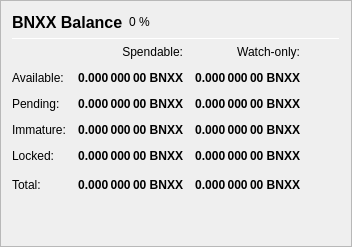
                   <widget class="QFrame" name="frame_Balances">
                    <property name="frameShape">
                     <enum>QFrame::StyledPanel</enum>
                    </property>
                    <property name="frameShadow">
                     <enum>QFrame::Raised</enum>
                    </property>
                    <layout class="QVBoxLayout" name="verticalLayout_4">
                     <item>
                      <layout class="QHBoxLayout" name="horizontalLayout_4">
                       <item>
                        <widget class="QLabel" name="label_5">
                         <property name="minimumSize">
                          <size>
                           <width>0</width>
                           <height>20</height>
                          </size>
                         </property>
                         <property name="font">
                          <font>
                           <pointsize>12</pointsize>
                           <weight>75</weight>
                           <bold>true</bold>
                          </font>
                         </property>
                         <property name="text">
                          <string>BNXX Balance</string>
                         </property>
                        </widget>
                       </item>
                       <item>
                        <widget class="QLabel" name="labelBNXXPercent">
                         <property name="text">
                          <string notr="true">0 %</string>
                         </property>
                        </widget>
                       </item>
                       <item>
                        <spacer name="horizontalSpacer_3">
                         <property name="orientation">
                          <enum>Qt::Horizontal</enum>
                         </property>
                         <property name="sizeHint" stdset="0">
                          <size>
                           <width>40</width>
                           <height>20</height>
                          </size>
                         </property>
                        </spacer>
                       </item>
                      </layout>
                     </item>
                     <item>
                      <widget class="Line" name="line_Balance">
                       <property name="minimumSize">
                        <size>
                         <width>0</width>
                         <height>1</height>
                        </size>
                       </property>
                       <property name="maximumSize">
                        <size>
                         <width>16777215</width>
                         <height>1</height>
                        </size>
                       </property>
                       <property name="orientation">
                        <enum>Qt::Horizontal</enum>
                       </property>
                      </widget>
                     </item>
                     <item>
                      <layout class="QGridLayout" name="gridLayout">
                       <property name="spacing">
                        <number>12</number>
                       </property>
                       <item row="0" column="1">
                        <widget class="QLabel" name="labelSpendable">
                         <property name="text">
                          <string>Spendable:</string>
                         </property>
                         <property name="alignment">
                          <set>Qt::AlignRight|Qt::AlignTrailing|Qt::AlignVCenter</set>
                         </property>
                        </widget>
                       </item>
                       <item row="0" column="2">
                        <widget class="QLabel" name="labelWatchonly">
                         <property name="text">
                          <string>Watch-only:</string>
                         </property>
                         <property name="alignment">
                          <set>Qt::AlignRight|Qt::AlignTrailing|Qt::AlignVCenter</set>
                         </property>
                        </widget>
                       </item>
                       <item row="1" column="0">
                        <widget class="QLabel" name="labelBalanceText">
                         <property name="text">
                          <string>Available:</string>
                         </property>
                        </widget>
                       </item>
                       <item row="1" column="1">
                        <widget class="QLabel" name="labelBalance">
                         <property name="font">
                          <font>
                           <weight>75</weight>
                           <bold>true</bold>
                          </font>
                         </property>
                         <property name="cursor">
                          <cursorShape>IBeamCursor</cursorShape>
                         </property>
                         <property name="toolTip">
                          <string>Your current spendable balance</string>
                         </property>
                         <property name="text">
                          <string notr="true">0.000 000 00 BNXX</string>
                         </property>
                         <property name="alignment">
                          <set>Qt::AlignRight|Qt::AlignTrailing|Qt::AlignVCenter</set>
                         </property>
                         <property name="textInteractionFlags">
                          <set>Qt::LinksAccessibleByMouse|Qt::TextSelectableByKeyboard|Qt::TextSelectableByMouse</set>
                         </property>
                        </widget>
                       </item>
                       <item row="1" column="2">
                        <widget class="QLabel" name="labelWatchAvailable">
                         <property name="font">
                          <font>
                           <weight>75</weight>
                           <bold>true</bold>
                          </font>
                         </property>
                         <property name="cursor">
                          <cursorShape>IBeamCursor</cursorShape>
                         </property>
                         <property name="toolTip">
                          <string>Your current balance in watch-only addresses</string>
                         </property>
                         <property name="text">
                          <string notr="true">0.000 000 00 BNXX</string>
                         </property>
                         <property name="alignment">
                          <set>Qt::AlignRight|Qt::AlignTrailing|Qt::AlignVCenter</set>
                         </property>
                         <property name="textInteractionFlags">
                          <set>Qt::LinksAccessibleByMouse|Qt::TextSelectableByKeyboard|Qt::TextSelectableByMouse</set>
                         </property>
                        </widget>
                       </item>
                       <item row="2" column="0">
                        <widget class="QLabel" name="labelPendingText">
                         <property name="text">
                          <string>Pending:</string>
                         </property>
                        </widget>
                       </item>
                       <item row="2" column="1">
                        <widget class="QLabel" name="labelUnconfirmed">
                         <property name="font">
                          <font>
                           <weight>75</weight>
                           <bold>true</bold>
                          </font>
                         </property>
                         <property name="cursor">
                          <cursorShape>IBeamCursor</cursorShape>
                         </property>
                         <property name="toolTip">
                          <string>Total of transactions that have yet to be confirmed, and do not yet count toward the spendable balance</string>
                         </property>
                         <property name="text">
                          <string notr="true">0.000 000 00 BNXX</string>
                         </property>
                         <property name="alignment">
                          <set>Qt::AlignRight|Qt::AlignTrailing|Qt::AlignVCenter</set>
                         </property>
                         <property name="textInteractionFlags">
                          <set>Qt::LinksAccessibleByMouse|Qt::TextSelectableByKeyboard|Qt::TextSelectableByMouse</set>
                         </property>
                        </widget>
                       </item>
                       <item row="2" column="2">
                        <widget class="QLabel" name="labelWatchPending">
                         <property name="font">
                          <font>
                           <weight>75</weight>
                           <bold>true</bold>
                          </font>
                         </property>
                         <property name="cursor">
                          <cursorShape>IBeamCursor</cursorShape>
                         </property>
                         <property name="toolTip">
                          <string>Unconfirmed transactions to watch-only addresses</string>
                         </property>
                         <property name="text">
                          <string notr="true">0.000 000 00 BNXX</string>
                         </property>
                         <property name="alignment">
                          <set>Qt::AlignRight|Qt::AlignTrailing|Qt::AlignVCenter</set>
                         </property>
                         <property name="textInteractionFlags">
                          <set>Qt::LinksAccessibleByMouse|Qt::TextSelectableByKeyboard|Qt::TextSelectableByMouse</set>
                         </property>
                        </widget>
                       </item>
                       <item row="3" column="0">
                        <widget class="QLabel" name="labelImmatureText">
                         <property name="text">
                          <string>Immature:</string>
                         </property>
                        </widget>
                       </item>
                       <item row="3" column="1">
                        <widget class="QLabel" name="labelImmature">
                         <property name="font">
                          <font>
                           <weight>75</weight>
                           <bold>true</bold>
                          </font>
                         </property>
                         <property name="cursor">
                          <cursorShape>IBeamCursor</cursorShape>
                         </property>
                         <property name="toolTip">
                          <string>Staked or masternode rewards that has not yet matured</string>
                         </property>
                         <property name="text">
                          <string notr="true">0.000 000 00 BNXX</string>
                         </property>
                         <property name="alignment">
                          <set>Qt::AlignRight|Qt::AlignTrailing|Qt::AlignVCenter</set>
                         </property>
                         <property name="textInteractionFlags">
                          <set>Qt::LinksAccessibleByMouse|Qt::TextSelectableByKeyboard|Qt::TextSelectableByMouse</set>
                         </property>
                        </widget>
                       </item>
                       <item row="3" column="2">
                        <widget class="QLabel" name="labelWatchImmature">
                         <property name="font">
                          <font>
                           <weight>75</weight>
                           <bold>true</bold>
                          </font>
                         </property>
                         <property name="cursor">
                          <cursorShape>IBeamCursor</cursorShape>
                         </property>
                         <property name="toolTip">
                          <string>Staked or masternode rewards in watch-only addresses that has not yet matured</string>
                         </property>
                         <property name="text">
                          <string notr="true">0.000 000 00 BNXX</string>
                         </property>
                         <property name="alignment">
                          <set>Qt::AlignRight|Qt::AlignTrailing|Qt::AlignVCenter</set>
                         </property>
                         <property name="textInteractionFlags">
                          <set>Qt::LinksAccessibleByMouse|Qt::TextSelectableByKeyboard|Qt::TextSelectableByMouse</set>
                         </property>
                        </widget>
                       </item>
                       <item row="4" column="0">
                        <widget class="QLabel" name="labelLockedBalanceText">
                         <property name="toolTip">
                          <string>Locked BNXX or Masternode collaterals. These are excluded from zBNXX minting.</string>
                         </property>
                         <property name="text">
                          <string>Locked:</string>
                         </property>
                        </widget>
                       </item>
                       <item row="4" column="1">
                        <widget class="QLabel" name="labelLockedBalance">
                         <property name="font">
                          <font>
                           <weight>75</weight>
                           <bold>true</bold>
                          </font>
                         </property>
                         <property name="cursor">
                          <cursorShape>IBeamCursor</cursorShape>
                         </property>
                         <property name="toolTip">
                          <string>Locked BNXX or Masternode collaterals. These are excluded from zBNXX minting.</string>
                         </property>
                         <property name="text">
                          <string notr="true">0.000 000 00 BNXX</string>
                         </property>
                         <property name="alignment">
                          <set>Qt::AlignRight|Qt::AlignTrailing|Qt::AlignVCenter</set>
                         </property>
                         <property name="textInteractionFlags">
                          <set>Qt::LinksAccessibleByMouse|Qt::TextSelectableByKeyboard|Qt::TextSelectableByMouse</set>
                         </property>
                        </widget>
                       </item>
                       <item row="4" column="2">
                        <widget class="QLabel" name="labelWatchLocked">
                         <property name="font">
                          <font>
                           <weight>75</weight>
                           <bold>true</bold>
                          </font>
                         </property>
                         <property name="cursor">
                          <cursorShape>IBeamCursor</cursorShape>
                         </property>
                         <property name="toolTip">
                          <string>Current locked balance in watch-only addresses</string>
                         </property>
                         <property name="text">
                          <string notr="true">0.000 000 00 BNXX</string>
                         </property>
                         <property name="alignment">
                          <set>Qt::AlignRight|Qt::AlignTrailing|Qt::AlignVCenter</set>
                         </property>
                         <property name="textInteractionFlags">
                          <set>Qt::LinksAccessibleByMouse|Qt::TextSelectableByKeyboard|Qt::TextSelectableByMouse</set>
                         </property>
                        </widget>
                       </item>
                       <item row="5" column="0">
                        <widget class="QLabel" name="labelTotalText">
                         <property name="toolTip">
                          <string>Your current BitcoinNexx balance, unconfirmed and immature transactions included</string>
                         </property>
                         <property name="text">
                          <string>Total:</string>
                         </property>
                        </widget>
                       </item>
                       <item row="5" column="1">
                        <widget class="QLabel" name="labelTotal">
                         <property name="font">
                          <font>
                           <weight>75</weight>
                           <bold>true</bold>
                          </font>
                         </property>
                         <property name="cursor">
                          <cursorShape>IBeamCursor</cursorShape>
                         </property>
                         <property name="toolTip">
                          <string>Your current BitcoinNexx balance, unconfirmed and immature transactions included</string>
                         </property>
                         <property name="text">
                          <string notr="true">0.000 000 00 BNXX</string>
                         </property>
                         <property name="alignment">
                          <set>Qt::AlignRight|Qt::AlignTrailing|Qt::AlignVCenter</set>
                         </property>
                         <property name="textInteractionFlags">
                          <set>Qt::LinksAccessibleByMouse|Qt::TextSelectableByKeyboard|Qt::TextSelectableByMouse</set>
                         </property>
                        </widget>
                       </item>
                       <item row="5" column="2">
                        <widget class="QLabel" name="labelWatchTotal">
                         <property name="font">
                          <font>
                           <weight>75</weight>
                           <bold>true</bold>
                          </font>
                         </property>
                         <property name="cursor">
                          <cursorShape>IBeamCursor</cursorShape>
                         </property>
                         <property name="toolTip">
                          <string>Current total balance in watch-only addresses</string>
                         </property>
                         <property name="text">
                          <string notr="true">0.000 000 00 BNXX</string>
                         </property>
                         <property name="alignment">
                          <set>Qt::AlignRight|Qt::AlignTrailing|Qt::AlignVCenter</set>
                         </property>
                         <property name="textInteractionFlags">
                          <set>Qt::LinksAccessibleByMouse|Qt::TextSelectableByKeyboard|Qt::TextSelectableByMouse</set>
                         </property>
                        </widget>
                       </item>
                       <item row="5" column="3">
                        <spacer name="horizontalSpacer_9">
                         <property name="orientation">
                          <enum>Qt::Horizontal</enum>
                         </property>
                         <property name="sizeHint" stdset="0">
                          <size>
                           <width>40</width>
                           <height>20</height>
                          </size>
                         </property>
                        </spacer>
                       </item>
                      </layout>
                     </item>
                     <item>
                      <spacer name="verticalSpacer_3">
                       <property name="orientation">
                        <enum>Qt::Vertical</enum>
                       </property>
                       <property name="sizeHint" stdset="0">
                        <size>
                         <width>20</width>
                         <height>40</height>
                        </size>
                       </property>
                      </spacer>
                     </item>
                    </layout>
                   </widget>
